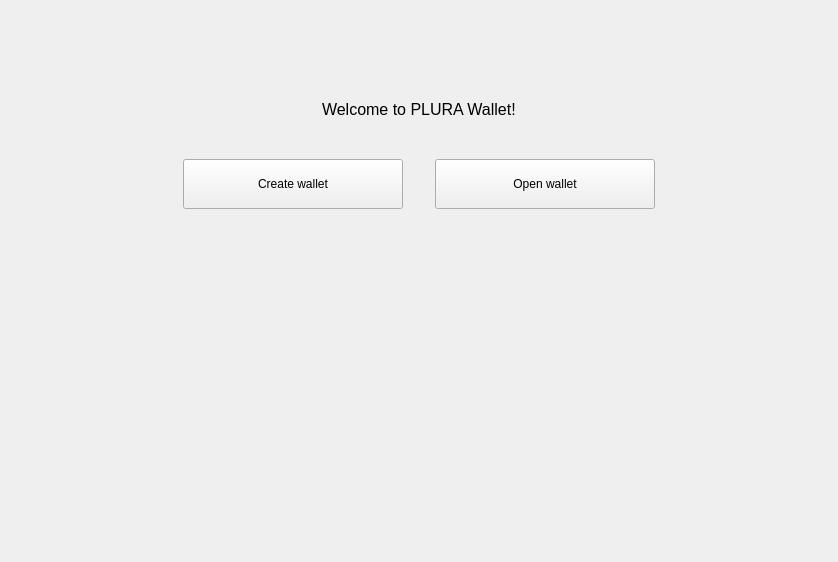
<?xml version="1.0" encoding="UTF-8"?>
<ui version="4.0">
 <class>NoWalletFrame</class>
 <widget class="QFrame" name="NoWalletFrame">
  <property name="geometry">
   <rect>
    <x>0</x>
    <y>0</y>
    <width>838</width>
    <height>562</height>
   </rect>
  </property>
  <property name="windowTitle">
   <string>Frame</string>
  </property>
  <property name="frameShape">
   <enum>QFrame::NoFrame</enum>
  </property>
  <property name="frameShadow">
   <enum>QFrame::Raised</enum>
  </property>
  <layout class="QVBoxLayout" name="verticalLayout">
   <property name="spacing">
    <number>0</number>
   </property>
   <property name="leftMargin">
    <number>0</number>
   </property>
   <property name="topMargin">
    <number>0</number>
   </property>
   <property name="rightMargin">
    <number>0</number>
   </property>
   <property name="bottomMargin">
    <number>0</number>
   </property>
   <item>
    <spacer name="verticalSpacer">
     <property name="orientation">
      <enum>Qt::Vertical</enum>
     </property>
     <property name="sizeType">
      <enum>QSizePolicy::MinimumExpanding</enum>
     </property>
     <property name="sizeHint" stdset="0">
      <size>
       <width>20</width>
       <height>100</height>
      </size>
     </property>
    </spacer>
   </item>
   <item alignment="Qt::AlignHCenter">
    <widget class="QLabel" name="m_welcomeLabel">
     <property name="font">
      <font>
       <pointsize>12</pointsize>
      </font>
     </property>
     <property name="text">
      <string>Welcome to PLURA Wallet!</string>
     </property>
    </widget>
   </item>
   <item>
    <spacer name="verticalSpacer_4">
     <property name="orientation">
      <enum>Qt::Vertical</enum>
     </property>
     <property name="sizeType">
      <enum>QSizePolicy::Fixed</enum>
     </property>
     <property name="sizeHint" stdset="0">
      <size>
       <width>20</width>
       <height>40</height>
      </size>
     </property>
    </spacer>
   </item>
   <item>
    <layout class="QHBoxLayout" name="horizontalLayout">
     <property name="spacing">
      <number>0</number>
     </property>
     <item>
      <spacer name="horizontalSpacer_2">
       <property name="orientation">
        <enum>Qt::Horizontal</enum>
       </property>
       <property name="sizeHint" stdset="0">
        <size>
         <width>40</width>
         <height>20</height>
        </size>
       </property>
      </spacer>
     </item>
     <item>
      <widget class="QPushButton" name="m_createWalletButton">
       <property name="sizePolicy">
        <sizepolicy hsizetype="Fixed" vsizetype="Fixed">
         <horstretch>0</horstretch>
         <verstretch>0</verstretch>
        </sizepolicy>
       </property>
       <property name="minimumSize">
        <size>
         <width>220</width>
         <height>50</height>
        </size>
       </property>
       <property name="maximumSize">
        <size>
         <width>220</width>
         <height>50</height>
        </size>
       </property>
       <property name="text">
        <string>Create wallet</string>
       </property>
      </widget>
     </item>
     <item>
      <spacer name="horizontalSpacer">
       <property name="orientation">
        <enum>Qt::Horizontal</enum>
       </property>
       <property name="sizeType">
        <enum>QSizePolicy::Fixed</enum>
       </property>
       <property name="sizeHint" stdset="0">
        <size>
         <width>32</width>
         <height>20</height>
        </size>
       </property>
      </spacer>
     </item>
     <item>
      <widget class="QPushButton" name="m_openWalletButton">
       <property name="sizePolicy">
        <sizepolicy hsizetype="Fixed" vsizetype="Fixed">
         <horstretch>0</horstretch>
         <verstretch>0</verstretch>
        </sizepolicy>
       </property>
       <property name="minimumSize">
        <size>
         <width>220</width>
         <height>50</height>
        </size>
       </property>
       <property name="maximumSize">
        <size>
         <width>220</width>
         <height>50</height>
        </size>
       </property>
       <property name="text">
        <string>Open wallet</string>
       </property>
      </widget>
     </item>
     <item>
      <spacer name="horizontalSpacer_3">
       <property name="orientation">
        <enum>Qt::Horizontal</enum>
       </property>
       <property name="sizeHint" stdset="0">
        <size>
         <width>40</width>
         <height>20</height>
        </size>
       </property>
      </spacer>
     </item>
    </layout>
   </item>
   <item>
    <spacer name="verticalSpacer_3">
     <property name="orientation">
      <enum>Qt::Vertical</enum>
     </property>
     <property name="sizeHint" stdset="0">
      <size>
       <width>20</width>
       <height>376</height>
      </size>
     </property>
    </spacer>
   </item>
  </layout>
 </widget>
 <resources/>
 <connections>
  <connection>
   <sender>m_createWalletButton</sender>
   <signal>clicked()</signal>
   <receiver>NoWalletFrame</receiver>
   <slot>createWallet()</slot>
   <hints>
    <hint type="sourcelabel">
     <x>292</x>
     <y>184</y>
    </hint>
    <hint type="destinationlabel">
     <x>418</x>
     <y>280</y>
    </hint>
   </hints>
  </connection>
  <connection>
   <sender>m_openWalletButton</sender>
   <signal>clicked()</signal>
   <receiver>NoWalletFrame</receiver>
   <slot>openWallet()</slot>
   <hints>
    <hint type="sourcelabel">
     <x>544</x>
     <y>184</y>
    </hint>
    <hint type="destinationlabel">
     <x>418</x>
     <y>280</y>
    </hint>
   </hints>
  </connection>
 </connections>
 <slots>
  <signal>createWalletClickedSignal()</signal>
  <signal>openWalletClickedSignal()</signal>
  <slot>okClicked()</slot>
  <slot>passwordChanged(QString)</slot>
 </slots>
</ui>
